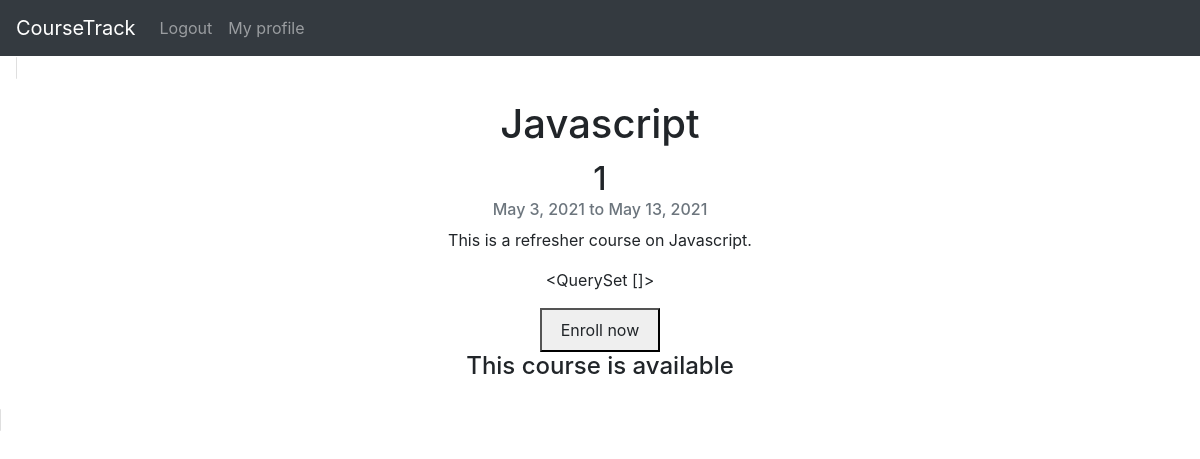
The app's page /course/1/ (signed in) with its own data.
### base/models.py (models this page shows, shortened)
class course(models.Model):
    title = models.CharField(default=None, max_length=40)
    startDate = models.DateField(default=None)
    endDate = models.DateField(default=None)
    description = models.TextField(default=None, max_length=200)
    students = models.ManyToManyField(The_User, related_name='courses_completed', blank=True, null=True)
    available = models.BooleanField(default=True)

class The_User(AbstractUser):
    bio = models.TextField(default=None, null=True, blank=True)

### base/views.py (the view)
# urls.py: path('course/<int:pk>/', CourseDetailView.as_view(), name='course_detail'),
class CourseDetailView(LoginRequiredMixin, DetailView):
    model = course
    template_name = "course_detail.html"
    context_object_name = "course"

### base/templates/course_detail.html (shortened to what this page needs)
{% extends 'base.html' %}
{% block content %}
<div class="card" style="display: inline; width: 40rem; margin: 1rem 1rem 1rem 1rem; text-align: center;">
  <div class="card-body">
    <h1 class="card-title">{{ course.title }}</h1>
    <h2>{{ course.id }}</h2>
    <h6 class="card-subtitle mb-2 text-muted">
      {{ course.startDate }} to {{ course.endDate }}
    </h6>
    <p class="card-text">{{ course.description }}</p>
    <p>{{ request.user.courses_completed.all }}</p>
    {% if course.available and not course in request.user.courses_completed.all %}
    <button><a
      class="btn"
      href="{% url 'change-course' 'subscribe' course.id %}"
      class="card-link"
      >Enroll now</a
    ></button>
    <h4>This course is available</h4>
    {% endif %}
  </div>
</div>
{% endblock content %}

### records on screen
course: title "Javascript", id "1", startDate "May 3, 2021", endDate "May 13, 2021", description "This is a refresher course on Javascript."
The_User: user.courses_completed.all "<QuerySet []>"
